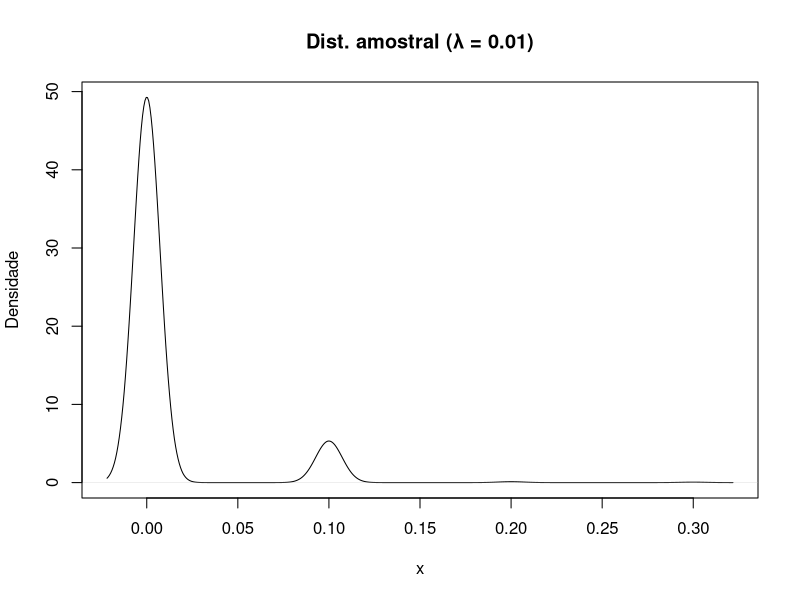
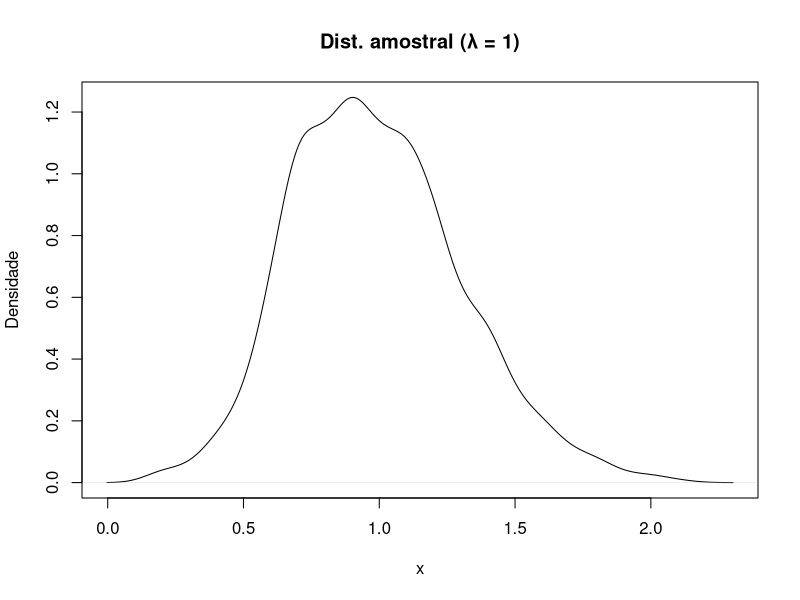
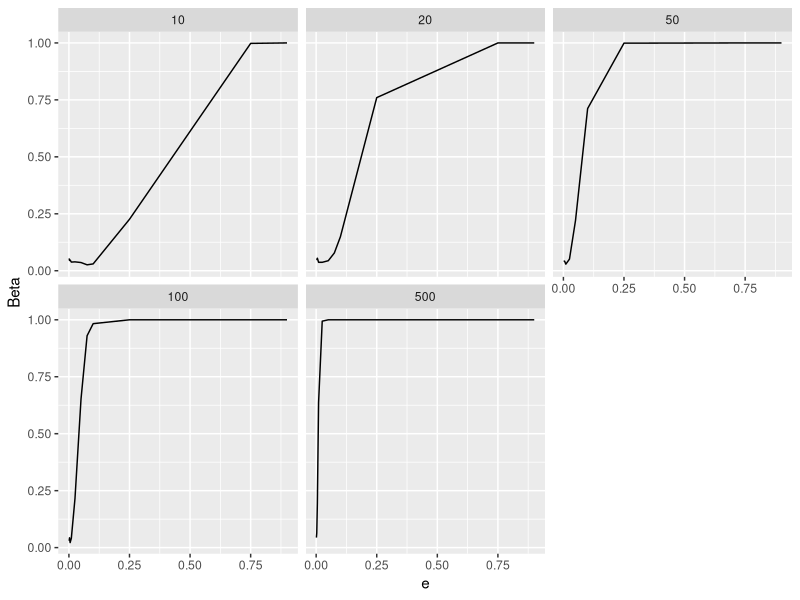

R code for these plots, in order:
## ---- chunk 1
n_MC <- 1000
coef_conf <- list()

n <- 10
lambdas <- c(0.005, 0.01, 0.025, 0.05, 0.1, 0.2, 0.3, 0.4, 0.5, 0.75, 0.9, 1, 5)

for (lambda in lambdas) {
  esta_em_IC <- logical(n_MC)

  for (i in 1:n_MC) {
    pois_sim <- rpois(n, lambda)
    x_barra <- mean(pois_sim)
    sigma <- sd(pois_sim)
    p <- 2.262157  # qt(0.975, df = 9)

    IC <- c(x_barra - p * sigma / sqrt(n), x_barra + p * sigma / sqrt(n))
    esta_em_IC[i] <- lambda >= IC[1] & lambda <= IC[2]
  }

  coef_conf[[as.character(lambda)]] <- mean(esta_em_IC)
}
## ---- chunk 2
library(tidyverse)

x <- map_dbl(1:1000, ~mean(rpois(10, 0.01)))
y <- map_dbl(1:1000, ~mean(rpois(10, 1)))

plot(density(x), main = "Dist. amostral (λ = 0.01)", xlab = "x", ylab = "Densidade")
plot(density(y), main = "Dist. amostral (λ = 1)", xlab = "x", ylab = "Densidade")

## ---- chunk 3
library(tidyverse)

n_MC <- 1000
ns <- c(10, 20, 50, 100, 500)
es <- c(0.001, 0.0025, 0.005, 0.01, 0.025, 0.05, 0.075, 0.1, 0.25, 0.75, 0.9)

df <- data.frame(n = numeric(), e = numeric(), Beta = numeric())

for (n in ns){
  for(epsilon in es){

    a <- map_lgl(1:n_MC , ~{ 
      aa1 <- rnorm(n, 0, 1)

      N_cont <- function(n) {
        ind <- rbinom(n, 1, epsilon)
        rnorm(n, mean = ind * 50, sd = 1)
      }

      aa2 <- N_cont(n)
      t.test(aa1, aa2, var.equal = TRUE)$p.value < 0.05
    })

    df <- rbind(df, data.frame(n = n, e = epsilon, Beta = mean(a)))
  }
}

df |> 
  ggplot(aes(x = e, y = Beta)) +
  geom_line() +
  facet_wrap(~n)
